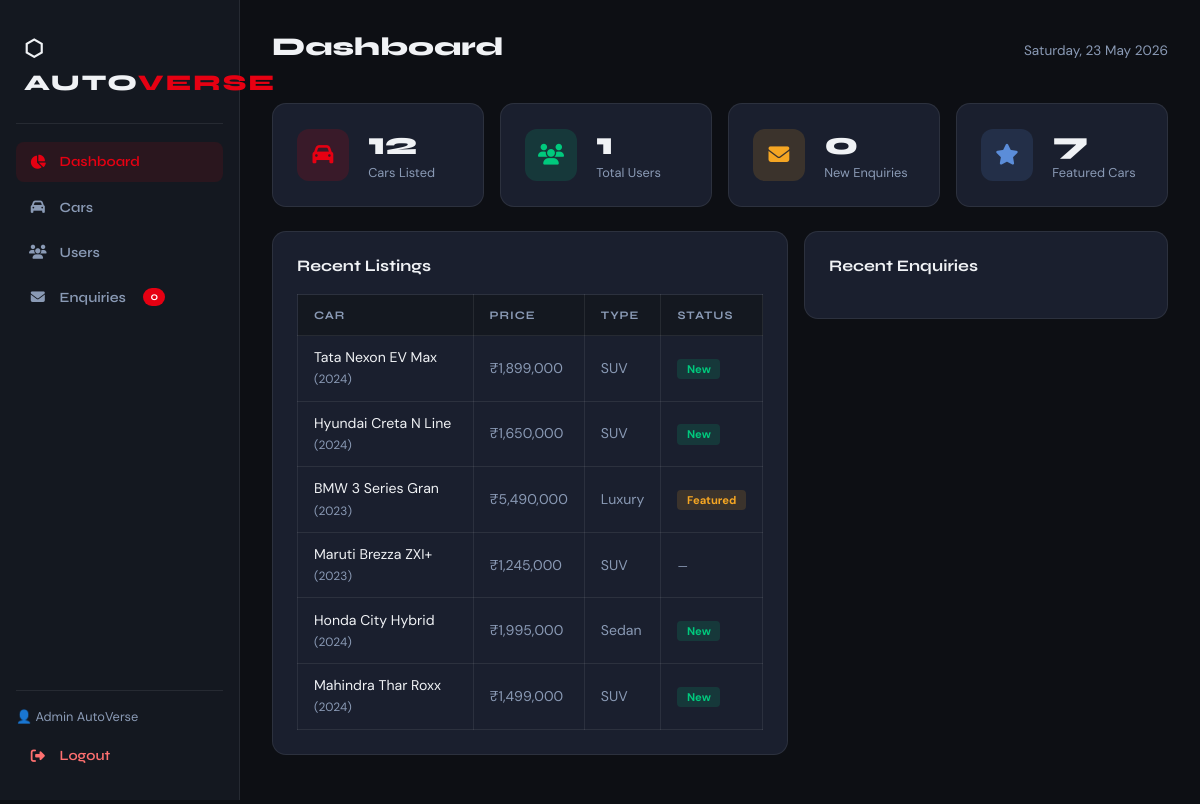
/admin/index.php (signed in), run on the app's committed database.
### tables this page shows
CREATE TABLE IF NOT EXISTS cars (
  id           INT UNSIGNED AUTO_INCREMENT PRIMARY KEY,
  user_id      INT UNSIGNED         DEFAULT NULL,
  brand        VARCHAR(80)          NOT NULL,
  model        VARCHAR(100)         NOT NULL,
  year         SMALLINT UNSIGNED    NOT NULL,
  price        DECIMAL(12,2)        NOT NULL,
  type         ENUM('SUV','Sedan','Hatchback','Coupe','Electric','Luxury','Truck','Van') NOT NULL,
  fuel         ENUM('Petrol','Diesel','Electric','Hybrid','CNG') NOT NULL,
  km_driven    INT UNSIGNED         DEFAULT 0,
  engine       VARCHAR(100)         DEFAULT NULL,
  power        VARCHAR(60)          DEFAULT NULL,
  torque       VARCHAR(60)          DEFAULT NULL,
  transmission VARCHAR(80)          DEFAULT NULL,
  seats        TINYINT UNSIGNED     DEFAULT 5,
  color        VARCHAR(50)          DEFAULT NULL,
  description  TEXT                 DEFAULT NULL,
  img_url      VARCHAR(500)         DEFAULT NULL,
  badge        ENUM('New','Featured','Sold','') DEFAULT '',
  is_featured  TINYINT(1)           DEFAULT 0,
  is_active    TINYINT(1)           DEFAULT 1,
  rating       DECIMAL(2,1)         DEFAULT 4.0,
  review_count INT UNSIGNED         DEFAULT 0,
  created_at   TIMESTAMP            DEFAULT CURRENT_TIMESTAMP,
  updated_at   TIMESTAMP            DEFAULT CURRENT_TIMESTAMP ON UPDATE CURRENT_TIMESTAMP,
  FOREIGN KEY (user_id) REFERENCES users(id) ON DELETE SET NULL,
  INDEX idx_brand    (brand),
  INDEX idx_type     (type),
  INDEX idx_fuel     (fuel),
  INDEX idx_price    (price),
  INDEX idx_featured (is_featured),
  INDEX idx_active   (is_active)
);

CREATE TABLE IF NOT EXISTS users (
  id           INT UNSIGNED AUTO_INCREMENT PRIMARY KEY,
  name         VARCHAR(100)         NOT NULL,
  email        VARCHAR(150)         NOT NULL UNIQUE,
  password     VARCHAR(255)         NOT NULL,
  phone        VARCHAR(20)          DEFAULT NULL,
  avatar       VARCHAR(500)         DEFAULT NULL,
  role         ENUM('user','admin')  DEFAULT 'user',
  is_verified  TINYINT(1)           DEFAULT 0,
  created_at   TIMESTAMP            DEFAULT CURRENT_TIMESTAMP,
  updated_at   TIMESTAMP            DEFAULT CURRENT_TIMESTAMP ON UPDATE CURRENT_TIMESTAMP,
  INDEX idx_email (email)
);

### config/db.php (called while the page is built, shortened)
<?php
function getCurrentUser() {
    return isset($_SESSION['user']) ? $_SESSION['user'] : null;
}

### admin/index.php (the view, shortened to what this page needs)
<?php
require_once __DIR__ . '/../config/db.php';
$user = getCurrentUser();
$db = getDB();
$stats = [
    'cars'       => $db->query('SELECT COUNT(*) FROM cars WHERE is_active=1')->fetchColumn(),
    'users'      => $db->query('SELECT COUNT(*) FROM users')->fetchColumn(),
    'enquiries'  => $db->query("SELECT COUNT(*) FROM enquiries WHERE status='new'")->fetchColumn(),
    'featured'   => $db->query('SELECT COUNT(*) FROM cars WHERE is_featured=1 AND is_active=1')->fetchColumn(),
];
$recentCars = $db->query(
    'SELECT c.*, u.name AS seller FROM cars c
     LEFT JOIN users u ON c.user_id = u.id
     WHERE c.is_active=1 ORDER BY c.created_at DESC LIMIT 10'
)->fetchAll();
$allUsers = $db->query('SELECT id, name, email, role, created_at FROM users ORDER BY created_at DESC')->fetchAll();
?>
<!DOCTYPE html>
<html lang="en">
<head>
  <link rel="stylesheet" href="https://cdn.jsdelivr.net/npm/bootstrap@5.3.2/dist/css/bootstrap.min.css"/>
  <link rel="stylesheet" href="https://cdnjs.cloudflare.com/ajax/libs/font-awesome/6.5.0/css/all.min.css"/>
</head>
<body>
<div class="sidebar">
  <div class="sidebar-logo">⬡ AUTO<span>VERSE</span></div>
  <button class="snav active" onclick="showPage('dashboard',this)"><i class="fa fa-chart-pie"></i> Dashboard</button>
  <button class="snav" onclick="showPage('cars',this)"><i class="fa fa-car"></i> Cars</button>
  <button class="snav" onclick="showPage('users',this)"><i class="fa fa-users"></i> Users</button>
  <button class="snav" onclick="showPage('enquiries',this)"><i class="fa fa-envelope"></i> Enquiries <span style="background:var(--red);color:#fff;border-radius:50px;padding:.05rem .45rem;font-size:.7rem;margin-left:.3rem"><?= $stats['enquiries'] ?></span></button>
  <div class="sidebar-footer">
    <div style="font-size:.8rem;color:var(--muted);margin-bottom:.6rem">👤 <?= htmlspecialchars($user['name']) ?></div>
    <a href="<?= APP_URL ?>/api/auth.php?action=logout" style="text-decoration:none">
      <button class="snav" style="color:#ff7070"><i class="fa fa-right-from-bracket"></i> Logout</button>
    </a>
  </div>
</div>
<div class="main">
  <div class="page active" id="page-dashboard">
    <div class="topbar">
      <h1>Dashboard</h1>
      <span style="font-size:.85rem;color:var(--muted)"><?= date('l, d M Y') ?></span>
    </div>
    <div class="row g-3 mb-4">
      <?php
      $statCards = [
        ['Cars Listed',     $stats['cars'],      'fa-car',      'rgba(230,0,18,.15)',   '#e60012'],
        ['Total Users',     $stats['users'],     'fa-users',    'rgba(0,201,125,.15)',  '#00c97d'],
        ['New Enquiries',   $stats['enquiries'], 'fa-envelope', 'rgba(245,166,35,.15)', '#f5a623'],
        ['Featured Cars',   $stats['featured'],  'fa-star',     'rgba(91,141,217,.15)', '#5b8dd9'],
      ];
      foreach ($statCards as [$label, $val, $icon, $bg, $color]): ?>
      <div class="col-sm-6 col-xl-3">
        <div class="stat-card">
          <div class="stat-icon" style="background:<?= $bg ?>">
            <i class="fa <?= $icon ?>" style="color:<?= $color ?>"></i>
          </div>
          <div>
            <div class="stat-val"><?= number_format($val) ?></div>
            <div class="stat-label"><?= $label ?></div>
          </div>
        </div>
      </div>
      <?php endforeach; ?>
    </div>
    <div class="row g-3">
      <div class="col-lg-7">
        <div class="section-card">
          <h5>Recent Listings</h5>
          <table class="av-table">
            <thead><tr><th>Car</th><th>Price</th><th>Type</th><th>Status</th></tr></thead>
            <tbody>
              <?php foreach (array_slice($recentCars, 0, 6) as $car): ?>
              <tr>
                <td style="color:var(--text)"><?= htmlspecialchars($car['brand'] . ' ' . $car['model']) ?> <span style="font-size:.75rem;color:var(--muted)">(<?= $car['year'] ?>)</span></td>
                <td><?= '₹' . number_format($car['price']) ?></td>
                <td><?= $car['type'] ?></td>
                <td><?php if ($car['badge'] === 'Featured'): ?><span class="badge-featured">Featured</span><?php elseif ($car['badge'] === 'New'): ?><span class="badge-new">New</span><?php else: ?><span style="font-size:.75rem;color:var(--muted)">—</span><?php endif; ?></td>
              </tr>
              <?php endforeach; ?>
            </tbody>
          </table>
        </div>
      </div>
      <div class="col-lg-5">
        <div class="section-card">
          <h5>Recent Enquiries</h5>
        </div>
      </div>
    </div>
  </div>
</div>
</body>
</html>

### admin/index.php (style rules this page uses)
:root { --red:#e60012;--dark:#0d0f14;--dark2:#141820;--card:#1a1f2e;--border:rgba(255,255,255,0.08);--text:#f0f2f5;--muted:#8a9ab5 }
* { box-sizing:border-box }
body { font-family:'DM Sans',sans-serif;background:var(--dark);color:var(--text);margin:0 }
.sidebar { width:240px;background:var(--dark2);border-right:1px solid var(--border);height:100vh;position:fixed;top:0;left:0;padding:1.5rem 1rem;display:flex;flex-direction:column;gap:.3rem;z-index:100 }
.sidebar-logo { font-family:'Syne',sans-serif;font-size:1.4rem;font-weight:800;letter-spacing:2px;padding:.5rem .5rem 1.5rem;border-bottom:1px solid var(--border);margin-bottom:.8rem }
.sidebar-logo span { color:var(--red) }
.snav { display:flex;align-items:center;gap:.8rem;padding:.6rem .8rem;border-radius:8px;color:var(--muted);text-decoration:none;font-size:.88rem;font-weight:600;font-family:'Syne',sans-serif;transition:all .2s;cursor:pointer;border:none;background:none;width:100%;text-align:left }
.snav:hover,.snav.active { background:rgba(230,0,18,0.1);color:var(--red) }
.snav i { width:18px;text-align:center }
.sidebar-footer { margin-top:auto;padding-top:1rem;border-top:1px solid var(--border) }
.main { margin-left:240px;padding:2rem }
.page { display:none }
.page.active { display:block }
.topbar { display:flex;align-items:center;justify-content:space-between;margin-bottom:2rem }
.topbar h1 { font-family:'Syne',sans-serif;font-size:1.6rem;font-weight:800 }
.stat-card { background:var(--card);border:1px solid var(--border);border-radius:14px;padding:1.5rem;display:flex;align-items:center;gap:1.2rem }
.stat-icon { width:52px;height:52px;border-radius:12px;display:flex;align-items:center;justify-content:center;font-size:1.3rem }
.stat-val { font-family:'Syne',sans-serif;font-size:2rem;font-weight:800;line-height:1 }
.stat-label { font-size:.8rem;color:var(--muted);margin-top:.2rem }
.av-table { width:100%;border-collapse:collapse;font-size:.88rem }
.av-table th { background:var(--dark2);color:var(--muted);font-family:'Syne',sans-serif;font-size:.72rem;letter-spacing:.08em;text-transform:uppercase;padding:.7rem 1rem;text-align:left;border:1px solid var(--border) }
.av-table td { padding:.7rem 1rem;border:1px solid var(--border);color:var(--muted);vertical-align:middle }
.badge-new { background:rgba(0,201,125,.15);color:#00c97d;font-size:.7rem;padding:.2rem .6rem;border-radius:4px;font-weight:700 }
.badge-featured { background:rgba(245,166,35,.15);color:#f5a623;font-size:.7rem;padding:.2rem .6rem;border-radius:4px;font-weight:700 }
.section-card { background:var(--card);border:1px solid var(--border);border-radius:14px;padding:1.5rem;margin-bottom:1.5rem }
.section-card h5 { font-family:'Syne',sans-serif;font-size:1rem;font-weight:700;margin-bottom:1.2rem }

### data on the page
cars: is_featured "0"
users: name "Admin AutoVerse"
cars: brand+model "Tata Nexon EV Max", year "2024", price "1,899,000", type "SUV", badge "New"
cars: brand+model "Hyundai Creta N Line", year "2024", price "1,650,000", type "SUV", badge "New"
cars: brand+model "BMW 3 Series Gran", year "2023", price "5,490,000", type "Luxury", badge "Featured"
cars: brand+model "Maruti Brezza ZXI+", year "2023", price "1,245,000", type "SUV"
cars: brand+model "Honda City Hybrid", year "2024", price "1,995,000", type "Sedan", badge "New"
cars: brand+model "Mahindra Thar Roxx", year "2024", price "1,499,000", type "SUV", badge "New"

### other printed values
$val "12"
$label "Cars Listed"
$val "1"
$label "Total Users"
$val "0"
$label "New Enquiries"
$val "7"
$label "Featured Cars"
